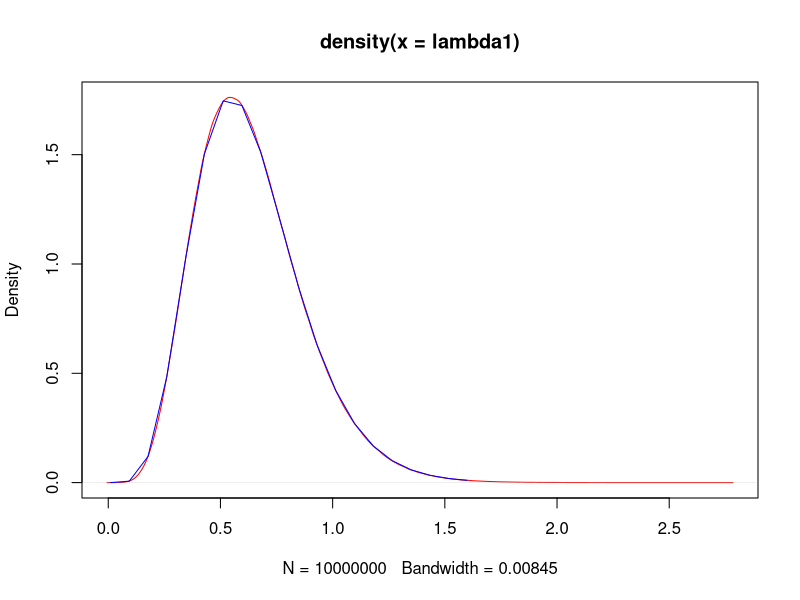
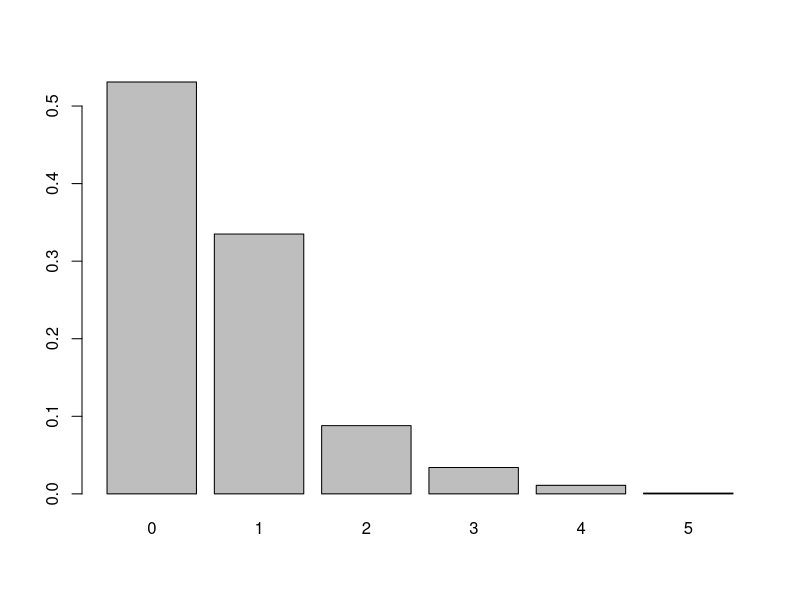
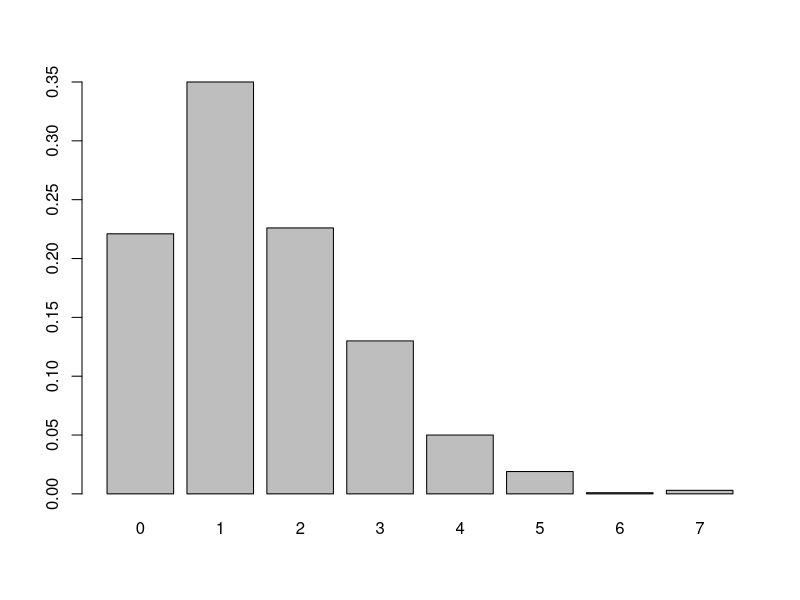
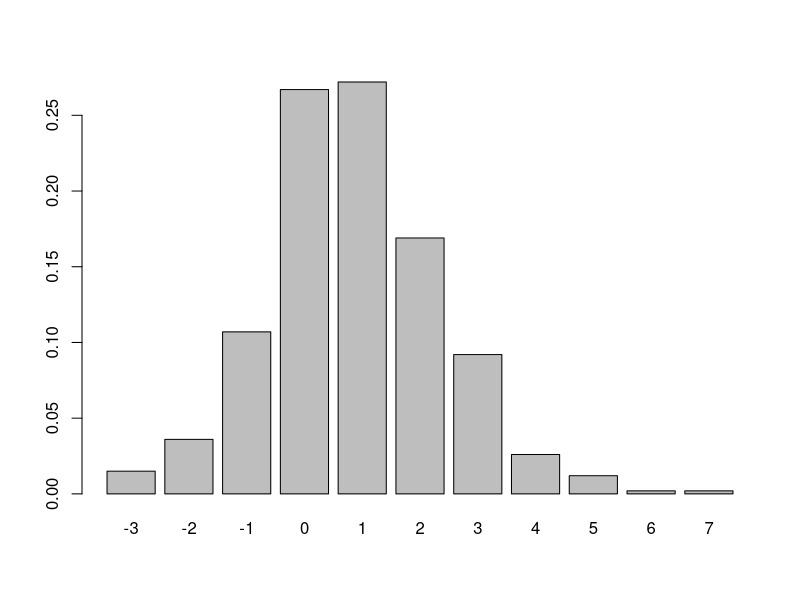
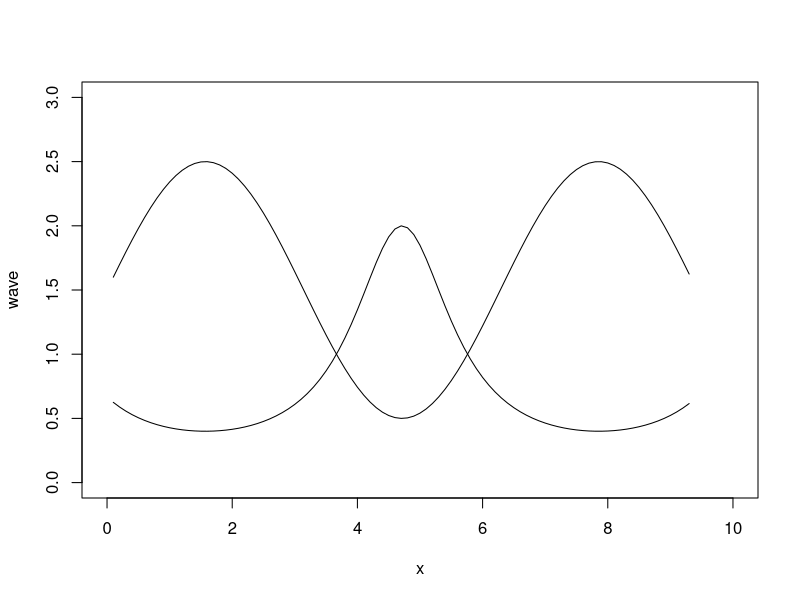

Here is the R script that generated these plots, in order:

#simple monte carlo
numSim <- 10000000
lambda1 <- rgamma(numSim,shape=7,scale=1/11)
lambda2 <- rgamma(numSim,shape=16,scale=1/11)

mean(lambda1)
mean(lambda2)
sd(lambda1)
sd(lambda2)
diff <- lambda2-lambda1
sum(diff>0)/numSim

#density estimates
plot(density(lambda1),col='red')
lambda<-seq(from=0.01,to=1.6,length=20)
lines(lambda,dgamma(lambda,shape=7,scale=1/11),col='blue')


# Doing more stuff

numSim <- 1000
lambda1 <- rgamma(numSim,shape=7,scale=1/11)
lambda2 <- rgamma(numSim,shape=16,scale=1/11)

mean(lambda1)
mean(lambda2)
sd(lambda1)
sd(lambda2)
diff <- lambda2-lambda1

h <- diff>0

meanMC <- mean(h)
sdevMC <- sqrt(var(h)/numSim) # standard dev


# Simulating defects on the next day

defect.1.next = rpois(numSim,lambda1)
barplot(table(defect.1.next)/numSim)
table(defect.1.next)/numSim

defect.2.next = rpois(numSim,lambda2)
barplot(table(defect.2.next)/numSim)
table(defect.2.next)/numSim



diff.obs <- defect.2.next - defect.1.next
barplot(table(diff.obs)/numSim)
sum(diff.obs>0)/numSim
sum(diff.obs==0)/numSim
sum(diff.obs<0)/numSim

###
x <- seq(0.1,9.3,0.1)
wave = sin(x)+1.5
wave_inv <- 1/wave
plot(x,wave,
     type='l',
     xlim=c(0,10),
     ylim=c(0,3))
lines(x,wave_inv)

